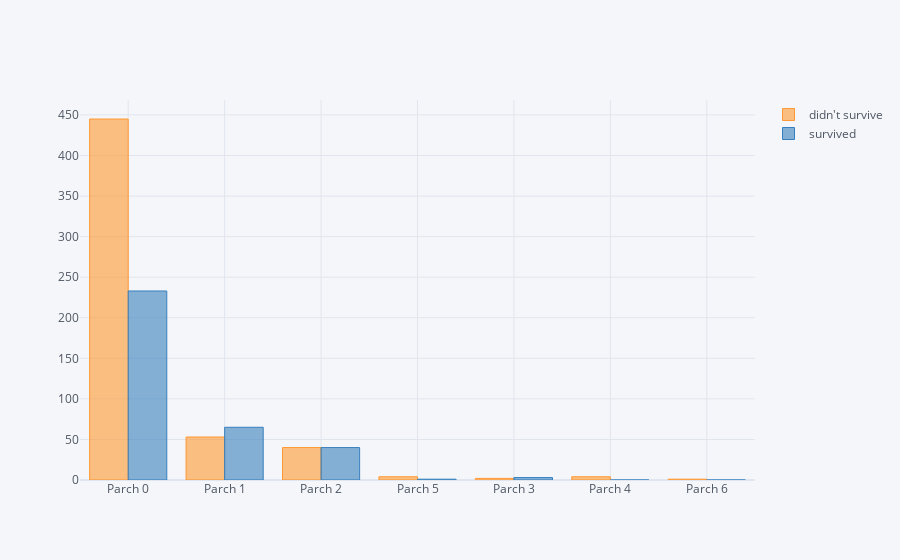

Source (notebook cell):
### Code cell
pd.DataFrame([[len(train[(train['Parch'] == train['Parch'].unique()[i]) & (train['Survived'] == 0)]), len(train[(train['Parch'] == train['Parch'].unique()[i]) & (train['Survived'] == 1)])] for i in range(train['Parch'].nunique())], index = ["Parch " + str(train['Parch'].unique()[i]) for i in range(train['Parch'].nunique())], columns = ['didn\'t survive','survived']).iplot(kind = 'bar')

### Figure 1 — Plotly figure (JSON) as saved in the notebook; plotly's stock layout.template omitted (floating-point values rounded to 4 significant figures)
{"data": [{"marker": {"color": "rgba(255, 153, 51, 0.6)", "line": {"color": "rgba(255, 153, 51, 1.0)", "width": 1}}, "name": "didn't survive", "orientation": "v", "text": "", "type": "bar", "x": ["Parch 0", "Parch 1", "Parch 2", "Parch 5", "Parch 3", "Parch 4", "Parch 6"], "y": [445, 53, 40, 4, 2, 4, 1]}, {"marker": {"color": "rgba(55, 128, 191, 0.6)", "line": {"color": "rgba(55, 128, 191, 1.0)", "width": 1}}, "name": "survived", "orientation": "v", "text": "", "type": "bar", "x": ["Parch 0", "Parch 1", "Parch 2", "Parch 5", "Parch 3", "Parch 4", "Parch 6"], "y": [233, 65, 40, 1, 3, 0, 0]}], "layout": {"legend": {"bgcolor": "#F5F6F9", "font": {"color": "#4D5663"}}, "paper_bgcolor": "#F5F6F9", "plot_bgcolor": "#F5F6F9", "title": {"font": {"color": "#4D5663"}}, "xaxis": {"gridcolor": "#E1E5ED", "showgrid": true, "tickfont": {"color": "#4D5663"}, "title": {"font": {"color": "#4D5663"}, "text": ""}, "zerolinecolor": "#E1E5ED"}, "yaxis": {"gridcolor": "#E1E5ED", "showgrid": true, "tickfont": {"color": "#4D5663"}, "title": {"font": {"color": "#4D5663"}, "text": ""}, "zerolinecolor": "#E1E5ED"}}}
